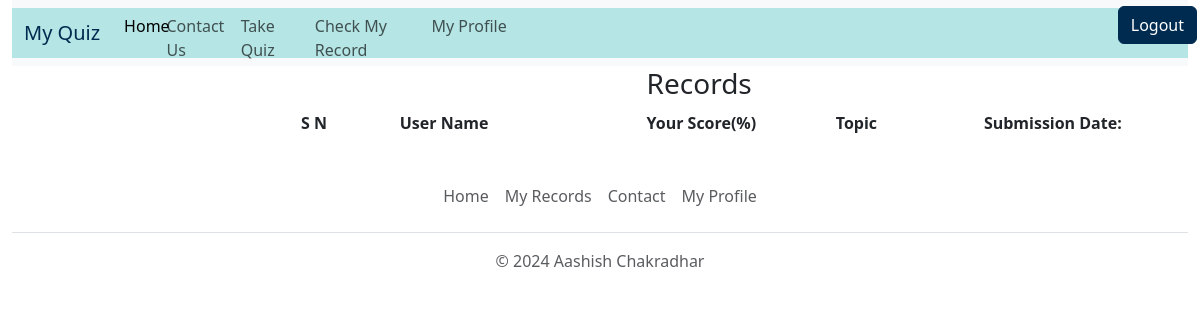
The app's page /view-record (signed in), older data.
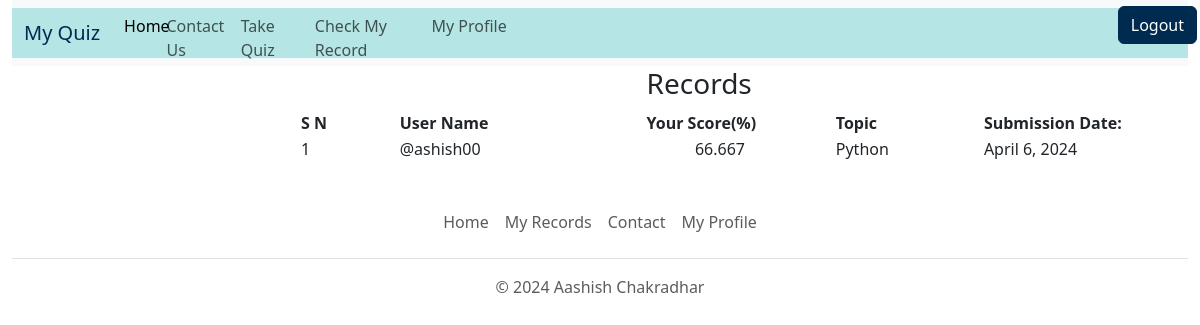
The same page, newer data.
### quiz/models.py (models this page shows)
class BaseModel(models.Model):
    uid=models.UUIDField(primary_key=True,default=uuid.uuid4,editable=False)
    created_at=models.DateField(auto_now_add=True)
    updated_at=models.DateField(auto_now=True)
    class Meta:
        abstract=True

class Records(BaseModel):
    category=models.ForeignKey(Category,related_name='category_records',on_delete=models.CASCADE)
    user_name= models.ForeignKey(User, on_delete=models.CASCADE)
    score=models.DecimalField(default=0, max_digits=6, decimal_places=3, validators=[MinValueValidator(0), MaxValueValidator(100.000)])

class Category(BaseModel):
    category_name = models.CharField(max_length=15, default='Uncatogarized')
    def __str__(self):
        return self.category_name

### quiz/views.py (the view)
# urls.py: path('view-record',views.view_record,name='view_record'),
def view_record(request):
    try:
        if request.user.is_superuser:
            if request.method=="POST":
                user= request.POST.get('user')
                category_form= request.POST.get('category')
                time= request.POST.get('time')
                if (user == 'all' and category_form == 'all'):
                    all_records=Records.objects.all()
                elif(user == 'all' and category_form != 'all'):
                    all_records = Records.objects.filter(category = category_form)
                elif(user != 'all' and category_form == 'all'):
                    all_records = Records.objects.filter(user_name=user)
                else:
                    all_records = Records.objects.filter(user_name=user, category = category_form)
                context = {
                    'records':all_records,
                    'users':User.objects.all(),
                    'categories': Category.objects.all(),
                }
            else:
                context = {
                    'records':Records.objects.all(),
                    'users':User.objects.all(),
                    'categories': Category.objects.all(),
                }
        else:
            current_user = request.user
            filter_records=Records.objects.filter(user_name = current_user)
            context = {'records': filter_records}
        return render(request, 'view_record.html', context)
    except Exception as e:
        messages.error(request,str(e))
        return render(request,"index.html")

### templates/view_record.html (shortened to what this page needs)
{% extends "base.html" %}
{% block body %}
    <div style="width:70%; text-align: left; margin-left:25%;">
        <table>
            <thead>
                <tr>
                    <th></th>
                    <th></th>
                    <th>
                        <h3>Records</h3>
                    </th>
                    <th></th>
                </tr>
                <tr>
                    <th style="width:12%">
                        S N
                    </th>
                    <th style="width:30%">
                        User Name
                    </th>
                    <th style="width:23%">
                        Your Score(%)
                    </th>
                    <th style="width:18%">
                        Topic
                    </th>
                    <th style="width:17%">
                        Submission Date:
                    </th>
                </tr>
            </thead>
            <tbody>
                {% for record in records %}
                    <tr>
                        <td>
                            {{ forloop.counter }}
                        </td>
                        <td>
                            {{record.user_name}}
                        </td>
                        <td style="padding-left:6%;">
                            {{record.score}}
                        </td>
                        <td>
                            {{record.category}}
                        </td>
                        <td>
                            {{record.created_at}}
                        </td>
                    </tr>
                {% endfor %}
            </tbody>
        </table>
    </div>
{% endblock body %}

### templates/base.html (shortened to what this page needs)
<!DOCTYPE html>
{%load static%}
<html lang="en">
  <head>
    <link href="https://cdn.jsdelivr.net/npm/bootstrap@5.3.2/dist/css/bootstrap.min.css" rel="stylesheet">
    <link rel="stylesheet" type='text/css' href="{% static './css/bootstrap.css' %}" />
  </head>
  <body>
    {% if user.is_authenticated %}
      <div>
        <div  style="max-width: 98%; margin-left:1%; ">
          <nav class="navbar navbar-expand-lg bg-body-tertiary">
            <div class="container-fluid" style="background-color : #b6e5e5;">
              <div >
                <a class="navbar-brand" href="/" style="color: #002b50">My Quiz</a>
              </div>
              <div class="collapse navbar-collapse" id="navbarSupportedContent" style="height:50px; max-width:100%;">
                {% if request.user.is_superuser %}
                  <ul class="navbar-nav me-auto mb-2 mb-lg-0" style="min-width:100%; padding-top: 1%; color: #002b50">
                    <li class="nav-item" style="width: 4%">
                      <a class="nav-link active" aria-current="page" href="/" >Home</a>
                    </li>
                    <li class="nav-item" style="width: 7%">
                      <a class="nav-link" href="/contact" >Contact Us</a>
                    </li>
                    <li class="nav-item" style="width: 7%">
                      <a class="nav-link" href="/get-category" >Take Quiz</a>
                    </li>
                    <li class="nav-item dropdown" style="width: 8%">
                      <a class="nav-link dropdown-toggle"  href="#" role="button" data-bs-toggle="dropdown" aria-expanded="false">
                        Operations
                      </a>
                      <ul class="dropdown-menu">
                        <li><a class="dropdown-item" href="/add-category">Add Category</a></li>
                        <li><a class="dropdown-item" href="/add-question">Add Question</a></li>
                        <li><hr class="dropdown-divider"></li>
                        <li><a class="dropdown-item" href="/view-category">View Category</a></li>
                        <li><a class="dropdown-item" href="/view-question">View Question</a></li>
                        <li><hr class="dropdown-divider"></li>
                        <li><a class="dropdown-item" href="/delete-category">Delete Category</a></li>
                        <li><a class="dropdown-item" href="/delete-question">Delete Question</a></li>
                      </ul>
                    </li>
                    <li class="nav-item" style="width: 9%">
                      <a class="nav-link" href="/view-record" >Check Records</a>
                    </li>
                    <li class="nav-item" style="width: 5%">
                      <a class="nav-link" href="/create-superuser" >Users</a>
                    </li>
                    <li class="nav-item" style="width: 10%">
                      <a class="nav-link" href="/about" >My profile</a>
                    </li>
                    <li style="width: 50%; margin-bottom:1%">
                      <a type="submit" class="btn btn-primary" value='category' style="margin-left:90%; background-color: #002b50; border-color: #002b50 ; color: #ffffff;" href="/logout">Logout</a>
                    </li>
                  </ul>
                {% else %}
                  <ul class="navbar-nav me-auto mb-2 mb-lg-0" style="min-width:100%; padding-top: 1%;">
                    <li class="nav-item" style="width: 4%">
                      <a class="nav-link active" aria-current="page" href="/" >Home</a>
                    </li>
                    <li class="nav-item" style="width: 7%">
                      <a class="nav-link" href="/contact" >Contact Us</a>
                    </li>
                    <li class="nav-item" style="width: 7%">
                      <a class="nav-link" href="/get-category" >Take Quiz</a>
                    </li>
                    <li class="nav-item" style="width: 11%">
                      <a class="nav-link" href="/view-record" >Check My Record</a>
                    </li>
                    <li class="nav-item" style="width: 10%">
                      <a class="nav-link" href="/about" >My Profile</a>
                    </li>
                    <li style="width: 61%; margin-bottom:1%">
                      <a type="submit" class="btn btn-primary" value='category' style="margin-left:91%; background-color: #002b50; border-color: #002b50 ; color: #ffffff;" href="/logout">Logout</a>
                    </li>
                  </ul>
                {% endif %}
              </div>
            </div>
          </nav>
        </div>
      </div>
    {% endif %}
    {% block body %}{% endblock %}
    {% if user.is_authenticated %}
      <div class="container" style = "max-width: 100%;">
        <footer class="py-3 my-4">
          <ul class="nav justify-content-center border-bottom pb-3 mb-3">
            <li class="nav-item"><a href="/" class="nav-link px-2 text-muted">Home</a></li>
            <li class="nav-item"><a href="view-record" class="nav-link px-2 text-muted">My Records</a></li>
            <li class="nav-item"><a href="contact" class="nav-link px-2 text-muted">Contact</a></li>
            <li class="nav-item"><a href="about" class="nav-link px-2 text-muted">My Profile</a></li>
          </ul>
          <p class="text-center text-muted">&copy; 2024 Aashish Chakradhar</p>
        </footer>
      </div>
    {% endif %}
  </body>
</html>

Row changes from the older to the newer data that the page shows:
added Records: user_name "@ashish00", score "66.667", category "Python", created_at "April 6, 2024"
